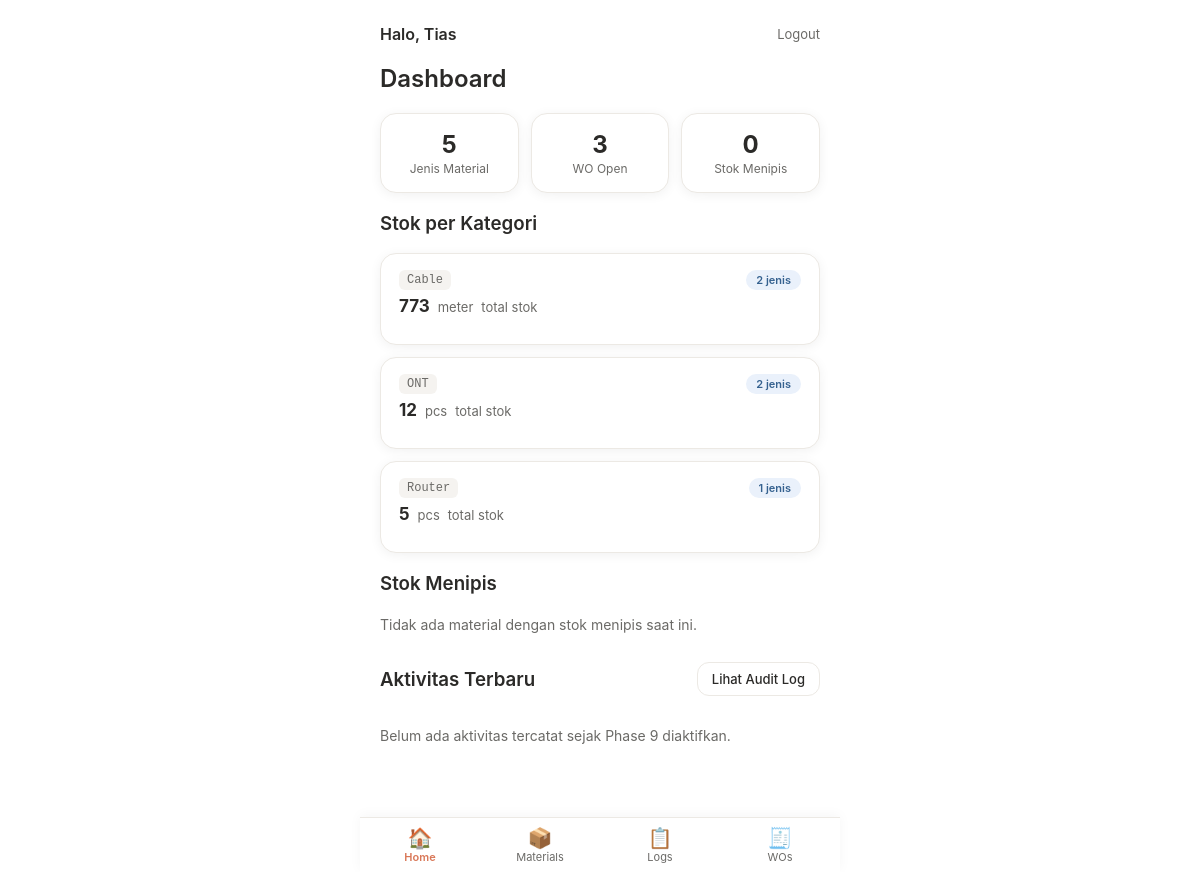
Page /index.php?page=dashboard (signed in) on the committed database.
### tables this page shows
CREATE TABLE categories (
  id INT AUTO_INCREMENT PRIMARY KEY,
  name VARCHAR(50) NOT NULL UNIQUE,
  code_prefix VARCHAR(10) NOT NULL UNIQUE,
  created_at DATETIME NOT NULL DEFAULT CURRENT_TIMESTAMP
);

### app/controllers/DashboardController.php (called while the page is built, shortened)
<?php
require_once __DIR__ . '/../core/Auth.php';
require_once __DIR__ . '/../models/WorkOrder.php';
require_once __DIR__ . '/../models/Material.php';
class DashboardController
{
    public function index(): void
    {
        $user = Auth::user();
        $totalMaterialTypes = Material::countAll();
        $openWoCount = WorkOrder::countByStatus('open');
        $lowStockMaterials = Material::getLowStock();
        $stockByCategory = Material::getStockByCategory();
        $recentActivity = AuditLog::getRecent(8);
        require __DIR__ . '/../views/partials/header.php';
        require __DIR__ . '/../views/admin/dashboard.php';
        require __DIR__ . '/../views/partials/navbar.php';
        require __DIR__ . '/../views/partials/footer.php';
    }
}

### app/core/Router.php (called while the page is built, shortened)
<?php
class Router
{
    private static array $routes = [
        'login'     => ['AuthController', 'showLogin'],
        'do_login'  => ['AuthController', 'login'],
        'logout'    => ['AuthController', 'logout'],
        'dashboard' => ['DashboardController', 'index'],
        'home'      => ['DashboardController', 'teknisiHome'],
        'materials'             => ['MaterialController', 'index'],
        'material-form'         => ['MaterialController', 'form'],
        'material-save'         => ['MaterialController', 'save'],
        'material-serials'      => ['MaterialController', 'serials'],
        'material-serial-add'   => ['MaterialController', 'addSerial'],
        'material-stock-adjust' => ['MaterialController', 'adjustStock'],
        'workorders'             => ['WorkOrderController', 'index'],
        'workorder-form'         => ['WorkOrderController', 'form'],
        'workorder-save'         => ['WorkOrderController', 'save'],
        'workorder-detail'       => ['WorkOrderController', 'detail'],
        'workorder-toggle-status' => ['WorkOrderController', 'toggleStatus'],
        'log-usage'      => ['UsageLogController', 'form'],
        'usage-log-save' => ['UsageLogController', 'save'],
        'usage-log-edit'   => ['UsageLogController', 'editForm'],
        'usage-log-update' => ['UsageLogController', 'update'],
        'usage-log-delete' => ['UsageLogController', 'delete'],
        'history' => ['UsageLogController', 'history'],
        'logs'    => ['UsageLogController', 'adminLogs'],
        'audit-log' => ['AuditController', 'index'],
    ];
    public static function dispatch(): void
    {
        $page = $_GET['page'] ?? '';
        [$controllerName, $method] = self::$routes[$page];
        $controller = new $controllerName();
        $controller->$method();
    }
}

### public/index.php (called while the page is built, shortened)
<?php
require_once __DIR__ . '/../app/core/Auth.php';
require_once __DIR__ . '/../app/core/Router.php';
Router::dispatch();

### app/core/Auth.php (called while the page is built, shortened)
<?php
class Auth
{
    public static function user(): ?array
    {
        return $_SESSION['user'] ?? null;
    }
}

### app/models/Material.php (called while the page is built, shortened)
<?php
class Material
{
    public static function getLowStock(): array
    {
        $pdo = Database::getConnection();
        $stmt = $pdo->prepare(
            'SELECT m.*, c.name AS category_name, c.code_prefix AS category_prefix
             FROM materials m
             JOIN categories c ON c.id = m.category_id
             WHERE m.low_stock_threshold IS NOT NULL
               AND m.stock_qty <= m.low_stock_threshold
             ORDER BY (m.stock_qty / NULLIF(m.low_stock_threshold, 0)) ASC, m.item_code ASC'
        );
        $stmt->execute();
        return $stmt->fetchAll();
    }
    public static function getStockByCategory(): array
    {
        $pdo = Database::getConnection();
        $stmt = $pdo->query(
            "SELECT c.id AS category_id, c.name AS category_name,
                    SUM(m.stock_qty) AS total_stock,
                    COUNT(m.id) AS material_count,
                    GROUP_CONCAT(DISTINCT m.unit ORDER BY m.unit SEPARATOR ', ') AS units
             FROM categories c
             JOIN materials m ON m.category_id = c.id
             GROUP BY c.id, c.name
             ORDER BY c.name ASC"
        );
        return $stmt->fetchAll();
    }
    public static function countAll(): int
    {
        $pdo = Database::getConnection();
        $stmt = $pdo->query('SELECT COUNT(*) AS total FROM materials');
        return (int) $stmt->fetch()['total'];
    }
}

### app/models/WorkOrder.php (called while the page is built, shortened)
<?php
class WorkOrder
{
    public static function countByStatus(string $status): int
    {
        $pdo = Database::getConnection();
        $stmt = $pdo->prepare('SELECT COUNT(*) AS total FROM work_orders WHERE status = :status');
        $stmt->execute(['status' => $status]);
        return (int) $stmt->fetch()['total'];
    }
}

### app/views/admin/dashboard.php (the view, shortened to what this page needs)
<div class="container">
    <div class="topbar">
        <span class="topbar-greeting">Halo, <?= htmlspecialchars($user['name']) ?></span>
        <a href="index.php?page=logout" class="topbar-logout">Logout</a>
    </div>
    <h2>Dashboard</h2>
    <div class="stat-card-row">
        <div class="stat-card">
            <span class="stat-number"><?= $totalMaterialTypes ?></span>
            <span class="stat-label">Jenis Material</span>
        </div>
        <div class="stat-card">
            <span class="stat-number"><?= $openWoCount ?></span>
            <span class="stat-label">WO Open</span>
        </div>
        <div class="stat-card">
            <span class="stat-number"><?= count($lowStockMaterials) ?></span>
            <span class="stat-label">Stok Menipis</span>
        </div>
    </div>
    <h3>Stok per Kategori</h3>
    <?php if (empty($stockByCategory)): ?>
        <p class="placeholder-note">Belum ada material tercatat.</p>
    <?php else: ?>
        <div class="card-list">
            <?php foreach ($stockByCategory as $cat): ?>
                <div class="material-card">
                    <div class="material-card-top">
                        <span class="mono-code"><?= htmlspecialchars($cat['category_name']) ?></span>
                        <span class="badge badge-serial"><?= (int) $cat['material_count'] ?> jenis</span>
                    </div>
                    <div class="material-stock">
                        <strong><?= rtrim(rtrim(number_format((float) $cat['total_stock'], 2, '.', ''), '0'), '.') ?></strong>
                        <span class="stock-unit"><?= htmlspecialchars($cat['units']) ?></span>
                        <span class="stock-label">total stok</span>
                    </div>
                </div>
            <?php endforeach; ?>
        </div>
    <?php endif; ?>
    <h3>Stok Menipis</h3>
    <?php if (empty($lowStockMaterials)): ?>
        <p class="placeholder-note">Tidak ada material dengan stok menipis saat ini.</p>
    <?php endif; ?>
    <div class="section-header">
        <h3>Aktivitas Terbaru</h3>
        <a href="index.php?page=audit-log" class="btn-small">Lihat Audit Log</a>
    </div>
    <?php if (empty($recentActivity)): ?>
        <p class="placeholder-note">Belum ada aktivitas tercatat sejak Phase 9 diaktifkan.</p>
    <?php endif; ?>
</div>

### public/assets/css/style.css (style rules this page uses)
:root { --color-bg: #FFFFFF; --color-surface: #FFFFFF; --color-text: #2B2A28; --color-text-muted: #6B6A67; --color-accent: #D97757; --color-accent-hover: #C5643F; --color-border: #ECE9E4; --color-danger: #B4533F; --color-danger-bg: #FBEDE9; --shadow-soft: 0 2px 12px rgba(0, 0, 0, 0.06); --radius-lg: 16px; --radius-md: 12px; }
* { box-sizing: border-box; }
body { margin: 0; font-family: -apple-system, BlinkMacSystemFont, 'Segoe UI', Roboto, sans-serif; background: var(--color-bg); color: var(--color-text); -webkit-font-smoothing: antialiased; }
h1, h2, h3 { font-weight: 600; }
.container { padding: 24px 20px; }
.topbar { display: flex; justify-content: space-between; align-items: center; margin-bottom: 20px; }
.topbar-greeting { font-size: 16px; font-weight: 600; }
.topbar-logout { font-size: 13px; color: var(--color-text-muted); text-decoration: none; }
.placeholder-note { color: var(--color-text-muted); font-size: 14px; line-height: 1.5; }
.section-header { display: flex; justify-content: space-between; align-items: center; margin-bottom: 16px; }
.btn-small { display: inline-block; padding: 8px 14px; border: 1px solid var(--color-border); border-radius: var(--radius-md); background: #fff; color: var(--color-text); font-size: 13px; font-weight: 500; text-decoration: none; cursor: pointer; font-family: inherit; white-space: nowrap; }
.card-list { display: flex; flex-direction: column; gap: 12px; }
.material-card { background: var(--color-surface); border: 1px solid var(--color-border); border-radius: var(--radius-lg); box-shadow: var(--shadow-soft); padding: 16px 18px; }
.material-card-top { display: flex; justify-content: space-between; align-items: center; margin-bottom: 6px; }
.mono-code { font-family: 'SFMono-Regular', Consolas, monospace; font-size: 12px; color: var(--color-text-muted); background: #F5F3F0; padding: 3px 8px; border-radius: 6px; }
.badge { display: inline-block; padding: 3px 10px; border-radius: 999px; font-size: 11px; font-weight: 600; }
.badge-serial { background: #EAF1FB; color: #35618F; }
.material-stock { font-size: 14px; margin-bottom: 12px; }
.material-stock strong { font-size: 17px; }
.stock-unit, .stock-label { color: var(--color-text-muted); font-size: 13px; margin-left: 4px; }
.stat-card-row { display: flex; gap: 12px; margin-bottom: 16px; }
.stat-card { flex: 1; background: var(--color-surface); border: 1px solid var(--color-border); border-radius: var(--radius-lg); box-shadow: var(--shadow-soft); padding: 16px; text-align: center; }
.stat-number { display: block; font-size: 24px; font-weight: 700; }
.stat-label { display: block; font-size: 12px; color: var(--color-text-muted); margin-top: 2px; }

### rows in the picture
categories: name "Cable", material_count "2", total_stock "773", units "meter"
categories: name "ONT", material_count "2", total_stock "12", units "pcs"
categories: name "Router", material_count "1", total_stock "5", units "pcs"

### other values in the picture
$user['name'] "Tias"
$totalMaterialTypes "5"
$openWoCount "3"
count($lowStockMaterials) "0"
$item['icon'] "🏠"
$item['label'] "Home"
$item['icon'] "📦"
$item['label'] "Materials"
$item['icon'] "📋"
$item['label'] "Logs"
$item['icon'] "🧾"
$item['label'] "WOs"
